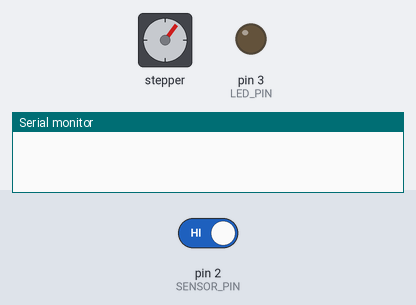
Bench run of a sketch on a simulated Arduino Uno, built with avr-gcc and run on an emulated ATmega328P. Parts: stepper motor, output pins drawn as LEDs (lit = HIGH), the last lines printed to the serial monitor. Inputs (shaded band) come from the test bench; at power-on: pin 2 (SENSOR_PIN) HIGH. Stepper angles assume 2048 steps per turn.

Above: at 0.7 s.
At 6.65 s:
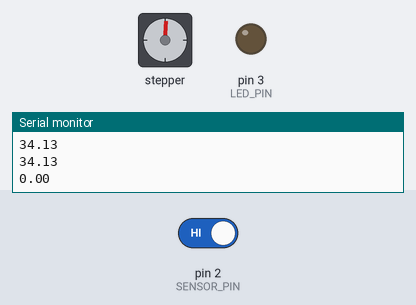
At 23.15 s:
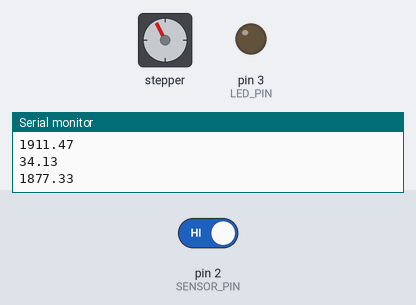
At 39.65 s:
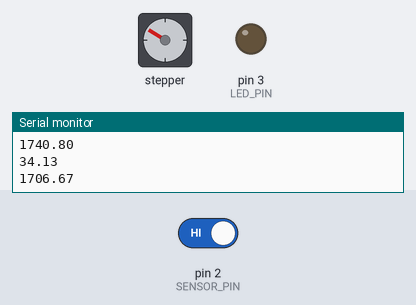
Timing chart, 0 to 40.0 s (numbered marks = the images above):
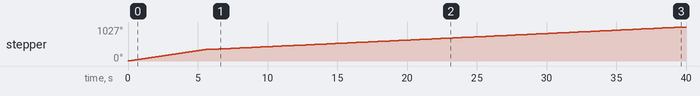

The sketch:

calibrate3.ino
```cpp
#include <Stepper.h>

const int stepsPerRevolution = 2048;
const double cent_step = 2048 / 60;

Stepper myStepper(stepsPerRevolution, 14, 15, 16, 17);

#define SENSOR_PIN 2
#define LED_PIN 3
#define MOTOR_SPEED 11
#define SLOW_DELAY 5
#define FORE 1
#define BACK -1
#define RESTART_WAIT 3000L
#define RESET_COUNT 5
#define FOUND LOW
#define NOTFOUND HIGH
#define PERIOD 300

int centering = 9;


// remember the carry between rounds
double carry = 0.0;

void(* resetFunc)(void) = 0;

float hand_position = 0.0;

void calibrate_clock_hand(int adjustment){
  // if already on the sensor, roll forward until it's not found
  if(digitalRead(SENSOR_PIN) == FOUND){
    for(int i = 0; i < stepsPerRevolution; i++){
      if(digitalRead(SENSOR_PIN) == NOTFOUND)
        break;
      myStepper.step(FORE);
    }
  }

  // roll forward untli the sensor it found
  for(int i = 0; i < stepsPerRevolution; i++){
    if(digitalRead(SENSOR_PIN) == FOUND)
      break;
    myStepper.step(FORE);
  }

  // roll slowly until the sensor is not found and count the steps
  int cal_step = 0;
  for(int i = 0; i < 2 * stepsPerRevolution; i++){
    if(digitalRead(SENSOR_PIN) == NOTFOUND)
      break;
    myStepper.step(FORE);
    cal_step++;
    delay(SLOW_DELAY);
  }

  // roll back slowly half the number of counted steps
  // plus the device-specific centering fudge amount
  for(int i = 0; i < (cal_step / 2) + adjustment; i++){
    myStepper.step(BACK);
    delay(SLOW_DELAY);
  }
}

#define fabs(x) ((x)>0.0?(x):-(x))

void move_hand(float new_position){
  Serial.println("-------");
  Serial.println(hand_position);
  Serial.println(new_position);

  float dif;
  if(new_position > hand_position){
    dif = new_position - hand_position;

    if(dif <= stepsPerRevolution / 2){
      myStepper.step(dif);
      // hand_position += dif;

    } else {
      myStepper.step(-dif);
      // hand_position -= dif;
    }
  }
  else if(new_position < hand_position){

    // could be a real less or a fake less due to the wrap around

    dif = hand_position - new_position;
    float fdif = (new_position + stepsPerRevolution) - hand_position;

    if(fdif < dif){
      Serial.println("*****");
      Serial.println(fdif);
      // move ahead past the origin
      myStepper.step(fdif);
    } else {

      // dif = hand_position - new_position;

      if(dif <= stepsPerRevolution / 2){
        myStepper.step(-dif);
        // hand_position -= dif;

      } else {
        myStepper.step(dif);
        // hand_position += dif;
      }
    }
  }

  Serial.println(dif);
  Serial.println(hand_position);

// 2013.87
// 0.00

  // if(hand_position > stepsPerRevolution){
  //   hand_position -= stepsPerRevolution;
  // }

  hand_position = new_position;

}

void step_hand(int steps){

}


int second = -1;
unsigned long next_time = 0L;

void setup() {
  Serial.begin(115200);
  myStepper.setSpeed(MOTOR_SPEED);

  // perform a full revolutionon start up to allow synchronizing the clock position
  // myStepper.step(stepsPerRevolution);

  pinMode(SENSOR_PIN, INPUT_PULLUP);
  pinMode(LED_PIN, OUTPUT);

  Serial.println();

  // positive 100 steps
  // myStepper.step(500 * FORE);
  // negative 100 steps
  // myStepper.step(500 * BACK);

  // myStepper.step(FORE * random(stepsPerRevolution * 2) - stepsPerRevolution);
  calibrate_clock_hand(centering);
  // delay(500);

  next_time = millis() + PERIOD;
}


void loop() {
  unsigned long time;
  while((time = millis()) < next_time)
    ;

  second = ++second % 60;
  float hand_position = second * (stepsPerRevolution / 60.0);

  move_hand(hand_position);
  next_time = time + PERIOD;

  // for(int i = 0; i < 60; i++){
    // increase to the next floating point step
    // current += cent_step;

    // // take the integer part as the initial next integer step
    // current_i = int(current);

    // // compute the carry, unused part of the floating point step
    // carry += current - current_i;

    // // add the integer part of the carry, if any to the integer step
    // int carry_i = int(carry);
    // current_i += carry_i;

    // // remove the used integer part of the carry
    // carry -= carry_i;

    // // compute the next steps needed from the previous and current integer step
    // int steps = current_i - prev_current_i;
    // prev_current_i = current_i;

    // myStepper.step(+steps);

    // // found after several rounds of timing multiple full minutes
    // // started losing accuracy afteraround 13 minutes
    // // an accurate clock would need a timing source,
    // // I think there's a built-in way to do this with interupts
    // delay(913);
  // }
}
```

Measured:
- by itself, stepper: turns 359° clockwise in 5.7 s, then 1° counter-clockwise in 0.00 s, then 669° clockwise in 33.4 s
